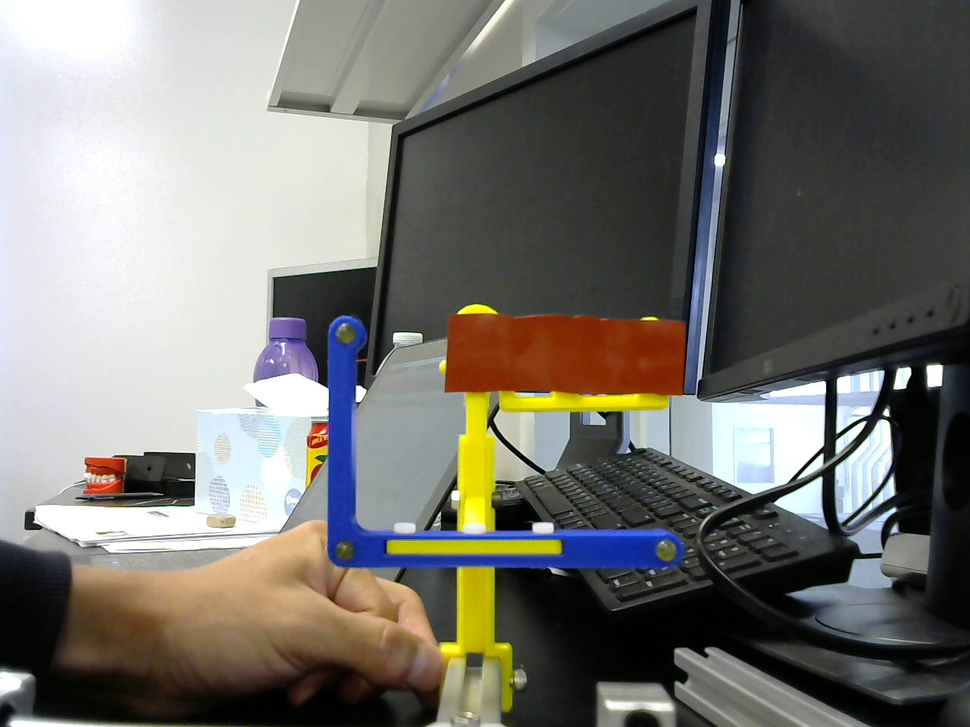
%> input picture HW9/HW9/fiducial.tif, 970 x 727 px, shrunk from 1280 x 960 before the run
$ octave --eval "result = compute_marker_location(imread('fiducial.tif'));"   (GNU Octave 9; MATLAB toolbox functions it lacks are replaced by stand-ins)
%> lines starting %> are read from the running program, lines starting %| are printed output that depends on the picture; in (x1, y1, x2, y2) boxes, pixels count from 0 and x2, y2 are one past the last pixel; in counts of white or black regions, pixels touching at a corner belong together; the program's own positions count from 1
function target = compute_marker_location(img)
% Function compute_marker_location takes in a img(uint8 format) as an input argument
% and returns the centroids of the three markers as a 3x2 array.
% Perform necessary image processing operations to get the location of the
% centroids

%%%%%%%%%%%%%%%%%%%% YOUR CODE BELOW THIS LINE %%%%%%%%%%%%%%%%%%%%%%%%%%%%
hsvImage = rgb2hsv(img);
%> hsvImage: size 727x970x3 double; mean H, S, V 0.348, 0.216, 0.49
% Extract out the H, S, and V images individually
hImage = hsvImage(:,:,1);
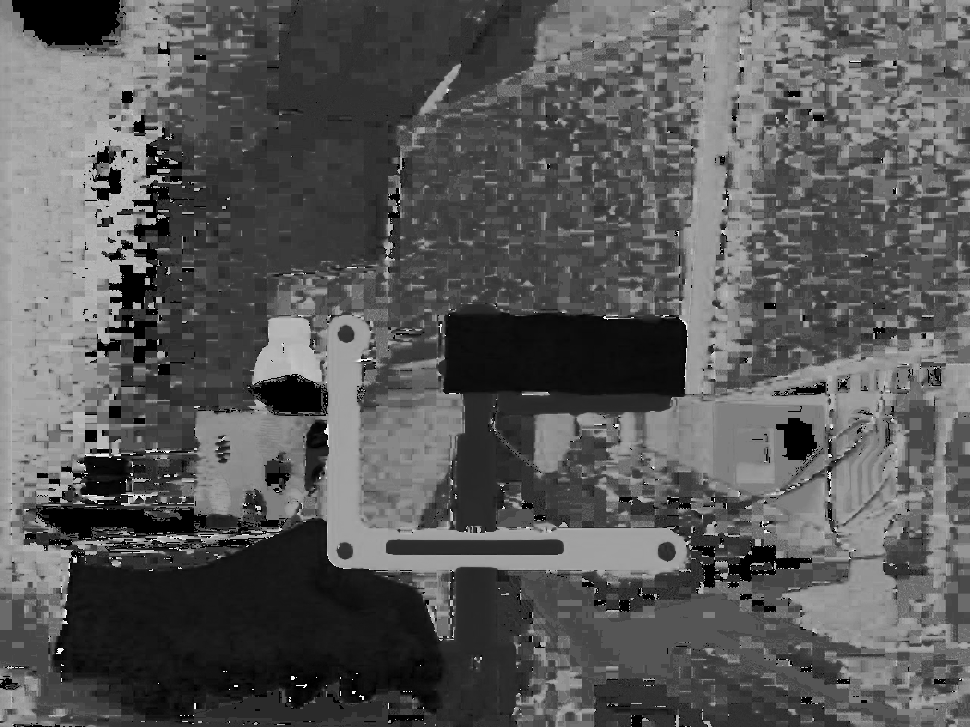
%> hImage: size 727x970 double; min 0, max 0.999, mean 0.348
sImage = hsvImage(:,:,2);
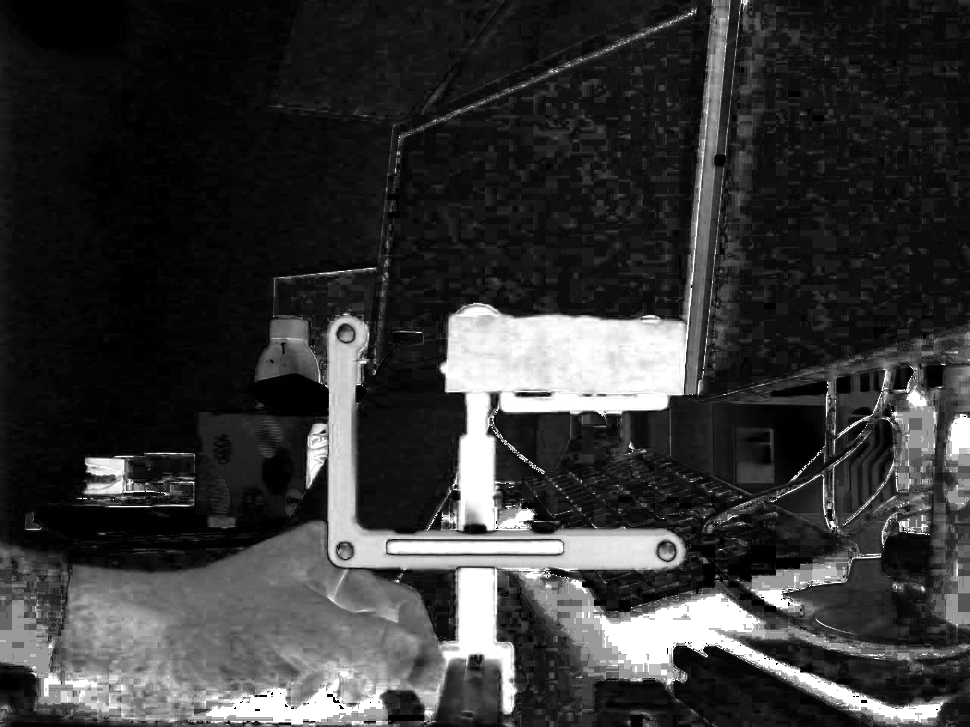
%> sImage: size 727x970 double; min 0, max 1, mean 0.216
vImage = hsvImage(:,:,3);

% Yellow
hueThresholdLow = 0.1;
hueThresholdHigh = 0.5;
saturationThresholdLow = 0.7;
saturationThresholdHigh = 1;
valueThresholdLow = 0.8;
valueThresholdHigh = 1.0;


fontSize = 16;

% Display the original image.
	subplot(3, 4, 1);
	hRGB = imshow(img);

    % Display the hue image.
	subplot(3, 4, 2);
	h1 = imshow(hImage);
	title('Hue Image', 'FontSize', fontSize);
	% Set up an infor panel so you can mouse around and inspect the hue values.
	hHuePI = impixelinfo(h1);
	set(hHuePI, 'Units', 'Normalized', 'Position',[.34 .69 .15 .02]);

	% Display the saturation image.
	h2 = subplot(3, 4, 3);
	imshow(sImage);
	title('Saturation Image', 'FontSize', fontSize);
	% Set up an infor panel so you can mouse around and inspect the saturation values.
	hSatPI = impixelinfo(h2);
	set(hSatPI, 'Units', 'Normalized', 'Position',[.54 .69 .15 .02]);

	% Display the value image.
	h3 = subplot(3, 4, 4);
	imshow(vImage);
	title('Value Image', 'FontSize', fontSize);
	% Set up an infor panel so you can mouse around and inspect the value values.
	hValuePI = impixelinfo(h3);
	set(hValuePI, 'Units', 'Normalized', 'Position',[.75 .69 .15 .02]);

    	% Display the thresholded binary images.

        % Now apply each color band's particular thresholds to the color band
hueMask = (hImage >= hueThresholdLow) & (hImage <= hueThresholdHigh);
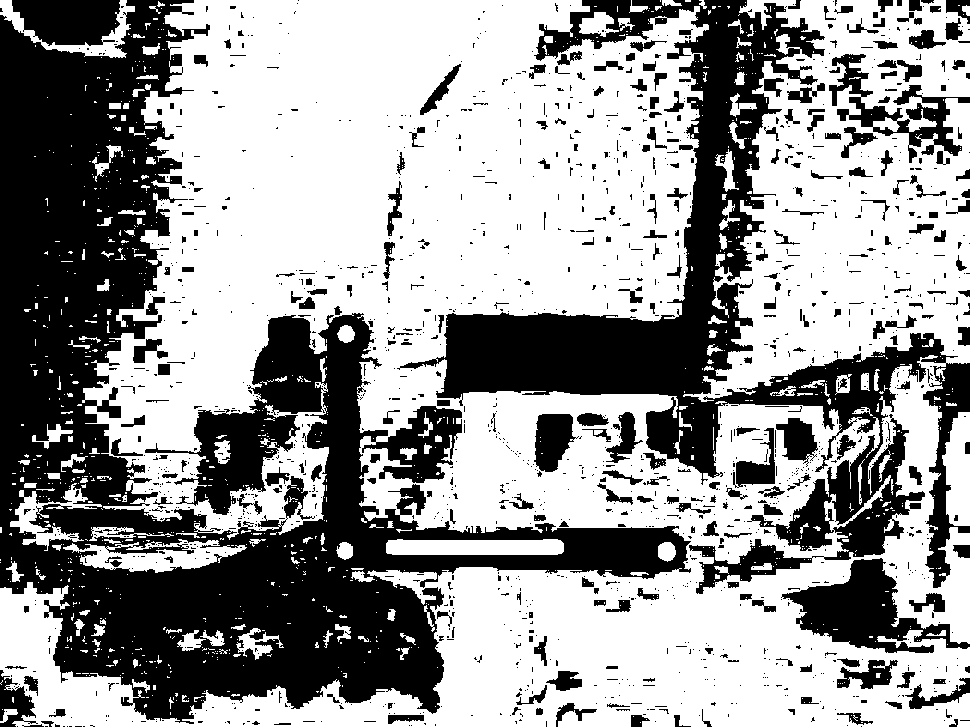
%> hueMask: size 727x970 logical; 60% white; 1556 black regions (1261 under 20 px), largest, box (x1, y1, x2, y2) and area: (0, 0, 691, 724) 159492, (397, 0, 970, 594) 71786, (781, 558, 970, 653) 7446
saturationMask = (sImage >= saturationThresholdLow) & (sImage <= saturationThresholdHigh);
%> saturationMask: size 727x970 logical; 9.8% white; 676 white regions (608 under 20 px), largest, box (x1, y1, x2, y2) and area: (441, 288, 692, 531) 25502, (328, 318, 683, 582) 12635, (574, 593, 943, 723) 10157
valueMask = (vImage >= valueThresholdLow) & (vImage <= valueThresholdHigh);
%> valueMask: size 727x970 logical; 28.3% white; 178 white regions (123 under 20 px), largest, box (x1, y1, x2, y2) and area: (0, 0, 392, 547) 160218, (702, 381, 826, 494) 10027, (97, 520, 326, 591) 6211
hueMask=1-hueMask;
valueMask=1-valueMask;


	fontSize = 16;
	subplot(3, 4, 10);
	imshow(hueMask, []);
	title('=   Hue Mask', 'FontSize', fontSize);
	subplot(3, 4, 11);
	imshow(saturationMask, []);
	title('&   Saturation Mask', 'FontSize', fontSize);
	subplot(3, 4, 12);
	imshow(valueMask, []);
	title('&   Value Mask', 'FontSize', fontSize);
	% Combine the masks to find where all 3 are "true."
	% Then we will have the mask of only the red parts of the image.
	coloredObjectsMask = uint8(hueMask & saturationMask);
%> coloredObjectsMask: size 727x970 uint8; values 0 (black) and 1 (white), 5% white; 313 white regions (275 under 20 px), largest, box (x1, y1, x2, y2) and area: (446, 288, 692, 395) 17875, (328, 318, 683, 570) 12456, (85, 458, 124, 494) 914
	subplot(3, 4, 9);
	imshow(coloredObjectsMask, []);
	caption = sprintf('Mask of Only Regions\nof The Specified Color');
	title(caption, 'FontSize', fontSize);

    subplot(3, 4, 5);
    img_clean = medfilt2(hueMask & saturationMask, [5 5]);
%> img_clean: size 727x970 logical; 4.8% white; 36 white regions (14 under 20 px), largest, box (x1, y1, x2, y2) and area: (446, 314, 688, 395) 17798, (308, 318, 683, 570) 12825, (87, 458, 125, 494) 939
    imshow(img_clean);
img_clean=img_clean-1;
% [6 lines of commented-out code are left out]
[m,n]=size(img_clean);
%> m = 727; n = 970
    stats = regionprops(logical(img_clean), 'Area', 'Centroid', 'Eccentricity');
%> stats = 8 regions; Area, Centroid and Eccentricity: 667325 [485.1 359.5] 0.666, 3179 [475.5 548.5] 0.995, 418 [667.2 551.5] 0.378, 393 [346.8 334.6] 0.24, 343 [345.4 551.6] 0.3, 22 [363.9 683.4] 0.708, 2 [345.5 676] 0.866, 1 [345 666] 0
sizeStats=size(stats);
%> sizeStats = [8 1]
bw_3=false(m,n);
ii=1;
subplot(3, 4, 6);
hold on
    label=bwlabel(img_clean);
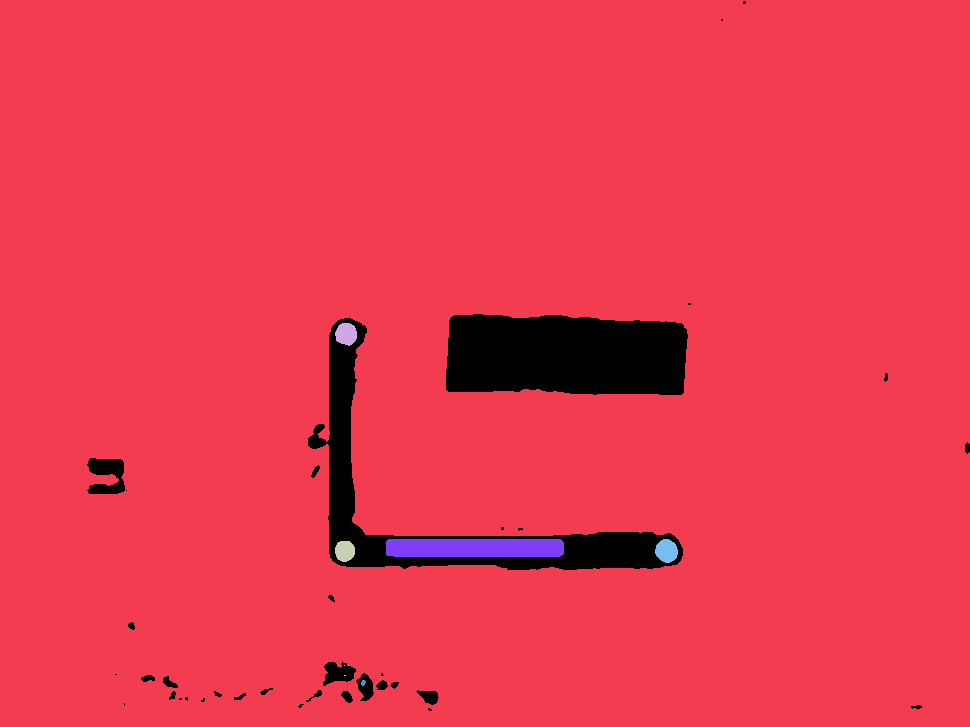
%> label: size 727x970 double; 9 distinct labels, from 0 to 8; one colour per label, 0 black
    for i=1:sizeStats(1)
    if(stats(i).Eccentricity<0.5 && stats(i).Eccentricity>0.1 && stats(i).Area>15)
    target(ii,:)=[stats(i).Centroid(1),stats(i).Centroid(2)];
    bw_3(label==i)=1;
    ii=ii+1;
    end
end
%> this loop made 8 passes
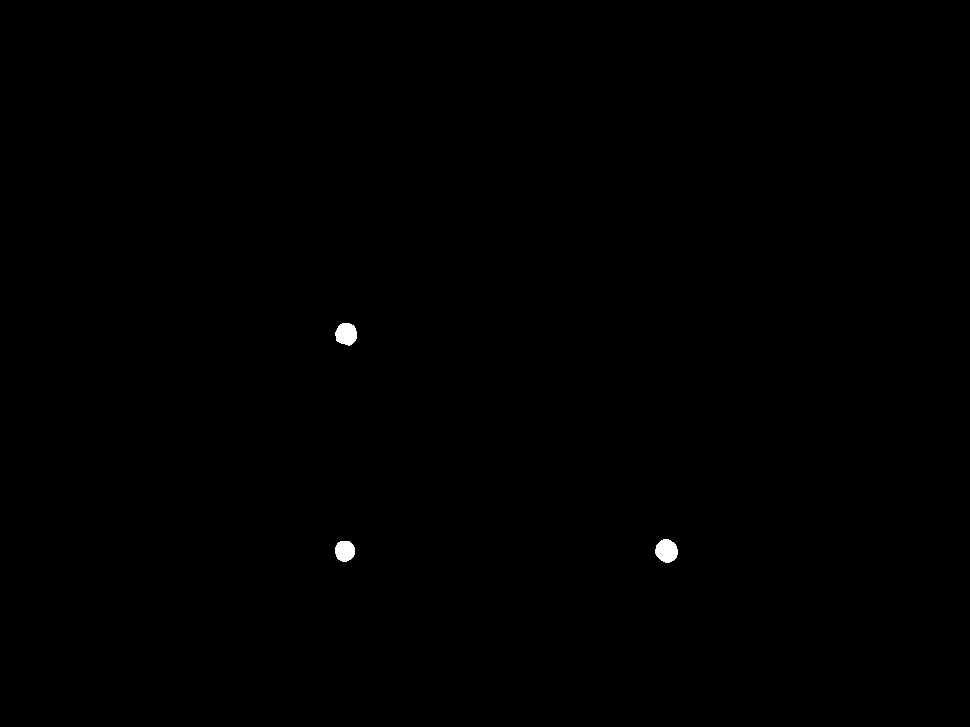
%> bw_3: size 727x970 logical; 0.16% white; 3 white regions, box (x1, y1, x2, y2) and area: (655, 539, 678, 563) 418, (335, 323, 357, 346) 393, (335, 541, 355, 562) 343
%> after the loop, target = [346.8 334.6; 345.4 551.6; 667.2 551.5]
imshow(bw_3);
hold on
for i=1:sizeStats(1)
    if(stats(i).Eccentricity<0.5 && stats(i).Eccentricity>0.1)
    plot(stats(i).Centroid(1),stats(i).Centroid(2),'r*');
    end
end
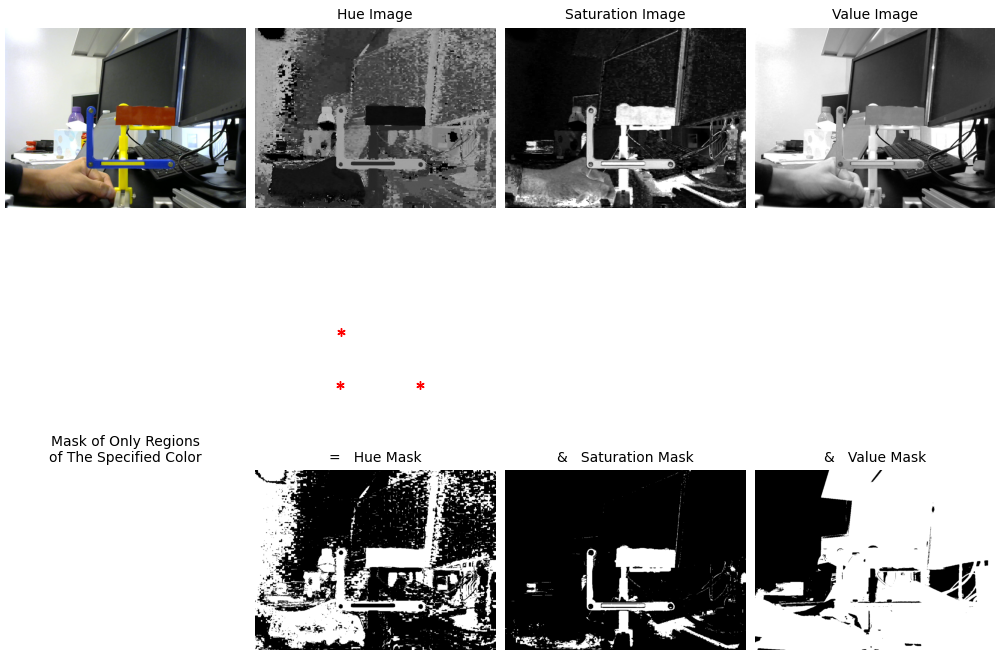
%> figure redrawn from the program's plot data, 10 panels


figure
imshow(img)
% Plot the contours and the centroids of the markers on the image

end
